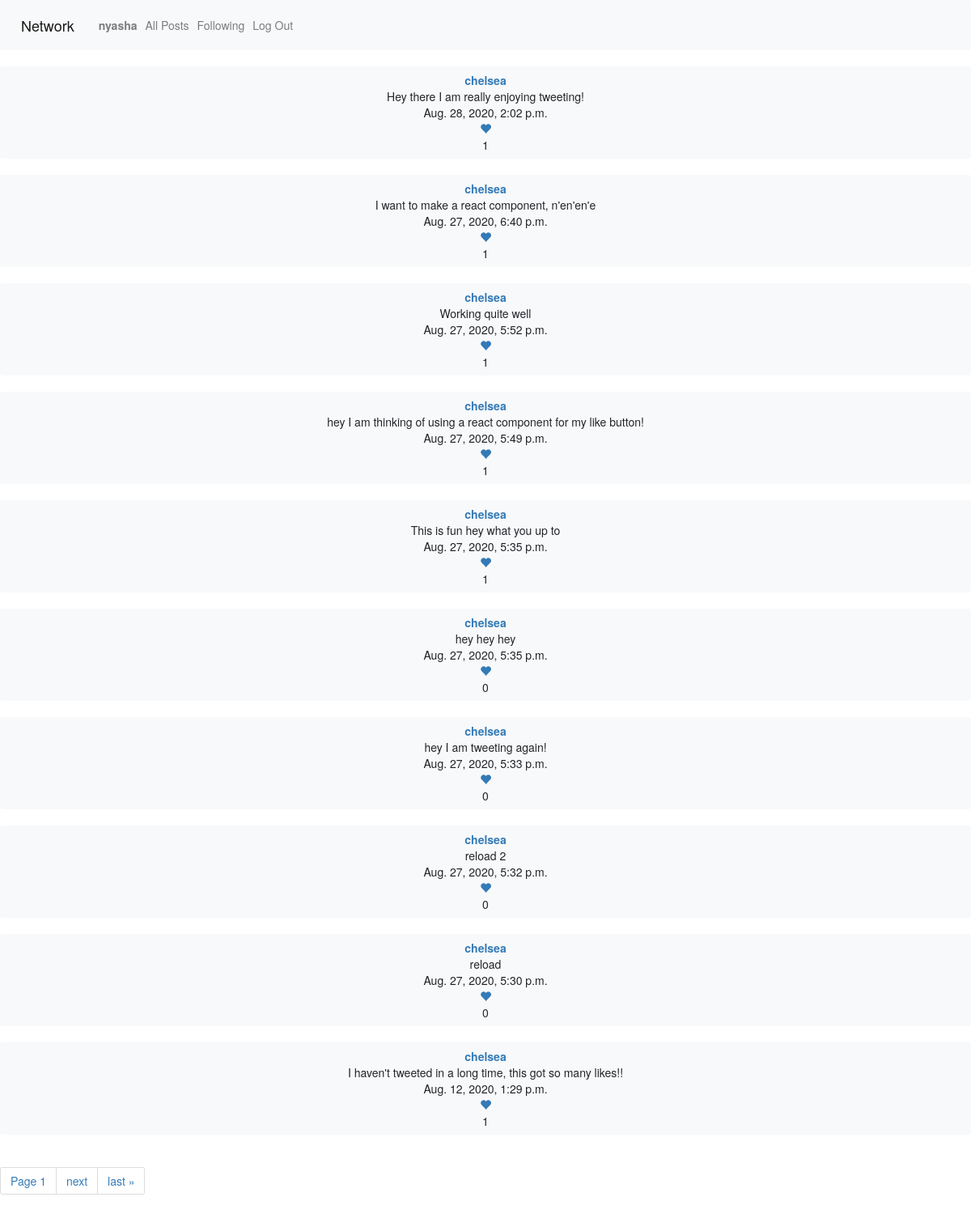
Screenshot of /followingbox (signed in) with the database file from the repository.
### network/models.py (models this page shows, shortened)
class User(AbstractUser):
    def serialize(self):
        return{
            "id": self.id,
            "username":self.username,
            "tweets": [{"id":tweets.id,"body": tweets.body, "time": tweets.timestamp} for tweets in self.tweets.order_by("-timestamp").all()],
            "following":[user.following_user_id.id for user in self.following.all()],
            "followers":[user.user_id.id for user in self.followers.all()]
        }

class Tweet(models.Model):
    user = models.ForeignKey(User, related_name="tweets", on_delete=models.CASCADE)
    body = models.TextField(blank=True)
    timestamp = models.DateTimeField(auto_now_add=True)

### network/views.py (the view)
# urls.py: path("followingbox", views.followingbox, name="followingbox"),
@login_required
def followingbox(request):
    if request.method == "GET":
        followed_people = UserFollowing.objects.filter(user_id=request.user).values('following_user_id')
        tweets = Tweet.objects.filter(user__in=followed_people)
        tweets = tweets.order_by("-timestamp").all()
        paginator = Paginator(tweets, 10)
        page_number = request.GET.get('page')
        tweets_obj = paginator.get_page(page_number)
        return render(request, 'network/followed_view.html', {'tweets_obj': tweets_obj})
    else:
        return JsonResponse({"error": "Invalid tweetbox."}, status=400)

### network/templates/network/followed_view.html (shortened to what this page needs)
{% extends "network/layout.html" %}
{% load static %}
{% block body %}
<div id="all_tweets_view">
    <div id="all_tweets_list">
    {% for tweet in tweets_obj %}
    <button class="tweet btn btn-light bd btn-block"><a href="{% url 'poster_profile' tweet.user.id %}"><b>{{tweet.user.username}}</b></a><br>{{tweet.body}}<br>{{tweet.timestamp}}<br><form class="like_form"><a href="#" type="submit" class="like" data-id={{tweet.id}}><span class="glyphicon glyphicon-heart"></span></a><div class="like_count">{{tweet.likes.count}}</div></form></button><br>
    {% endfor %}
    </div>
    <div class="pagination_view">
        <span class="step-links">
            <ul class="pagination">
            <li class="page-item"><a class="page-link"><span class="current">Page {{ tweets_obj.number }}</span></a></li>
            {% if tweets_obj.has_next %}
                <li class="page-item"><a class="page-link" href="?page={{ tweets_obj.next_page_number }}">next</a></li>
                <li class="page-item"><a class="page-link" href="?page={{ tweets_obj.paginator.num_pages }}">last &raquo;</a></li>
            {% endif %}
            </ul>
        </span>
    </div>
    </div>
{% endblock %}

### network/templates/network/layout.html (shortened to what this page needs)
{% load static %}
<!DOCTYPE html>
<html lang="en">
    <head>
        <link rel="stylesheet" href="https://stackpath.bootstrapcdn.com/bootstrap/4.4.1/css/bootstrap.min.css">
        <link href="{% static 'network/styles.css' %}" rel="stylesheet">
        <link rel="stylesheet" href="https://maxcdn.bootstrapcdn.com/bootstrap/3.4.0/css/bootstrap.min.css">
    </head>
    <body>
        <nav class="navbar navbar-expand-lg navbar-light bg-light">
            <a class="navbar-brand" href="#">Network</a>
            <div>
              <ul class="navbar-nav mr-auto">
                {% if user.is_authenticated %}
                    <li class="nav-item">
                        <a  class="nav-link" href="{% url 'user_profile' request.user.id %}"><strong>{{ user.username }}</strong></a>
                    </li>
                {% endif %}
                <li class="nav-item">
                  <a id ="all_posts" class="nav-link" href="{% url 'index' %}">All Posts</a>
                </li>
                {% if user.is_authenticated %}
                    <li class="nav-item">
                        <a id ="following" class="nav-link" href="{% url 'followingbox'%}">Following</a>
                    </li>
                    <li class="nav-item">
                        <a class="nav-link" href="{% url 'logout' %}">Log Out</a>
                    </li>
                {% endif %}
              </ul>
            </div>
          </nav>
        <div class="body">
            {% block body %}
            {% endblock %}
        </div>
    </body>
</html>

### network/static/network/styles.css (style rules this page uses)
.bd { border-color:gray; }

### rows the page displays
User: username "nyasha"
Tweet: user.username "chelsea", body "Hey there I am really enjoying tweeting!", timestamp "Aug. 28, 2020, 2:02 p.m.", likes.count "1"
Tweet: user.username "chelsea", body "I want to make a react component, n'en'en'e", timestamp "Aug. 27, 2020, 6:40 p.m.", likes.count "1"
Tweet: user.username "chelsea", body "Working quite well", timestamp "Aug. 27, 2020, 5:52 p.m.", likes.count "1"
Tweet: user.username "chelsea", body "hey I am thinking of using a react component for my like button!", timestamp "Aug. 27, 2020, 5:49 p.m.", likes.count "1"
Tweet: user.username "chelsea", body "This is fun hey what you up to", timestamp "Aug. 27, 2020, 5:35 p.m.", likes.count "1"
Tweet: user.username "chelsea", body "hey hey hey", timestamp "Aug. 27, 2020, 5:35 p.m.", likes.count "0"
Tweet: user.username "chelsea", body "hey I am tweeting again!", timestamp "Aug. 27, 2020, 5:33 p.m.", likes.count "0"
Tweet: user.username "chelsea", body "reload 2", timestamp "Aug. 27, 2020, 5:32 p.m.", likes.count "0"
Tweet: user.username "chelsea", body "reload", timestamp "Aug. 27, 2020, 5:30 p.m.", likes.count "0"
Tweet: user.username "chelsea", body "I haven't tweeted in a long time, this got so many likes!!", timestamp "Aug. 12, 2020, 1:29 p.m.", likes.count "1"

### other values shown
{{ tweets_obj.number }} "1"
